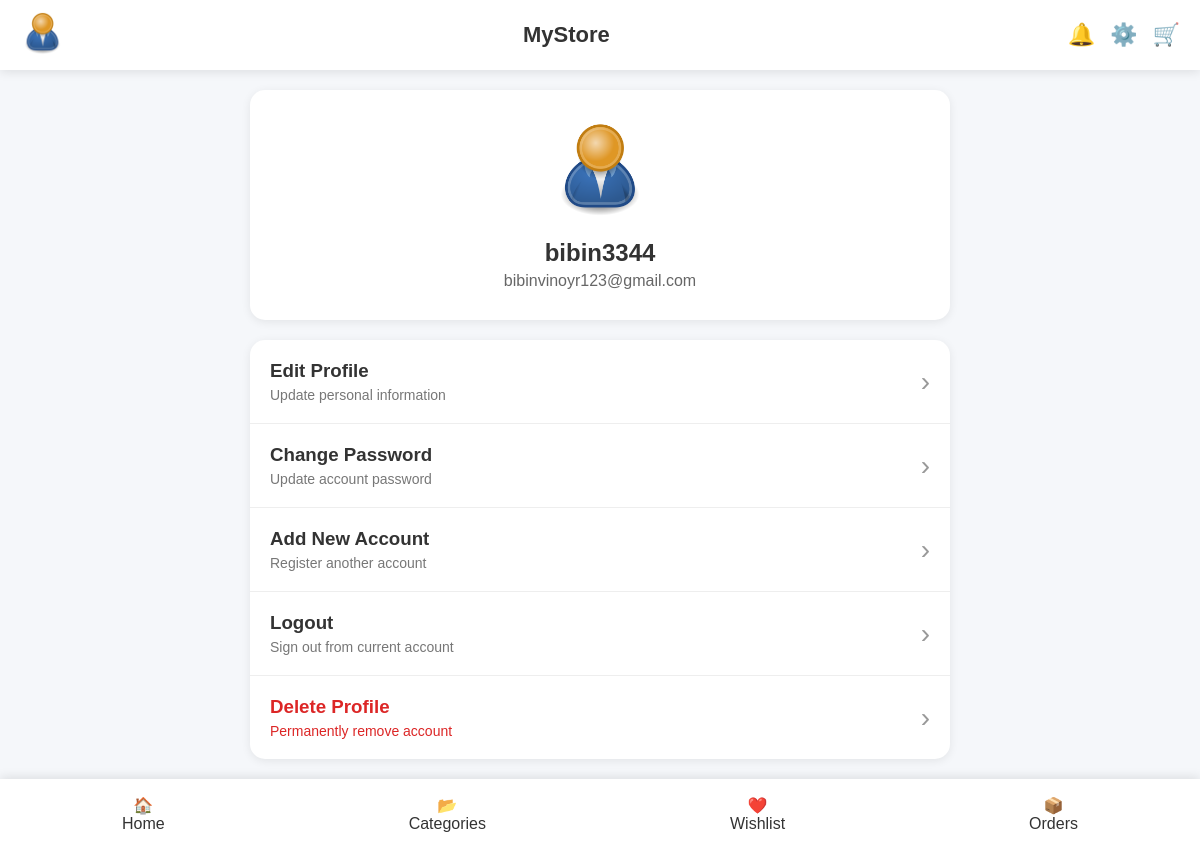
Screenshot of /account_settings/ (signed in) with the database file from the repository.
### accounts/models.py (models this page shows, shortened)
class User(AbstractUser):
    phone = models.CharField(max_length=15, blank=True)
    profile_image = models.ImageField(
        default='images/default-profile.png',
        upload_to="profiles/",
        blank=True,
        null=True
    )

### accounts/views.py (the view)
# urls.py: path('account_settings/',views.accountSettings,name='account_settings'),
@login_required(login_url='login')
def accountSettings(request):
    user=request.user
    context={'user':user}
    return render(request,'account/account_settings.html',context)

### template/account/account_settings.html (shortened to what this page needs)
{% extends 'base.html' %}
{% load static %}
{% block extra_css %}
<link rel="stylesheet" href="{% static 'css/account_settings.css' %}">
{% endblock %}
{% block content %}
<div class="settings-page">
    <div class="settings-header">
    {% if user.profile_image %}
        <img
            src="{{user.profile_image.url}}"
            alt="Profile"
            class="settings-profile-image"
        >
    {% else %}
        <img
            src="{% static 'images/default-profile.jpg' %}"
            alt="Profile"
            class="settings-profile-image"
        >
    {% endif %}
        <h2>{{user.username}}</h2>
        <p>{{user.email}}</p>
    </div>
    <div class="settings-card">
        <a href="{% url 'editProfile' %}" class="setting-item">
            <div>
                <h3>Edit Profile</h3>
                <p>Update personal information</p>
            </div>
            <span>›</span>
        </a>
        <a href="{% url 'reset_password' %}" class="setting-item">
            <div>
                <h3>Change Password</h3>
                <p>Update account password</p>
            </div>
            <span>›</span>
        </a>
        <a href="{% url 'signin' %}" class="setting-item">
            <div>
                <h3>Add New Account</h3>
                <p>Register another account</p>
            </div>
            <span>›</span>
        </a>
        <a href="{% url 'logout_confirmation' %}" class="setting-item">
            <div>
                <h3>Logout</h3>
                <p>Sign out from current account</p>
            </div>
            <span>›</span>
        </a>
        <a href="{% url 'delete_account' %}" class="setting-item danger">
            <div>
                <h3>Delete Profile</h3>
                <p>Permanently remove account</p>
            </div>
            <span>›</span>
        </a>
    </div>
</div>
{% endblock %}

### template/includes/navbar.html (shortened to what this page needs)
{% load static %}
<header class="top-navbar">
  <div class="left-section">
    {% if user.profile_image %}
    <a href="{% url 'user_profile' %}">
      <img
        src="{{ user.profile_image.url }}"
        alt="Profile"
        class="profile-image"
      />
    </a>
    {% endif %}
  </div>
  <div class="center-section">
    <h2 class="logo">MyStore</h2>
  </div>
  <div class="right-section">
    {% if user.is_authenticated %}
    <div class="notification-container">
      <button class="icon-btn">🔔</button>
    </div>
    {% endif %}
    <div class="settings-container">
      <button class="icon-btn settings-btn">⚙️</button>
    </div>
    {% if user.is_authenticated %}
    <a href="{% url 'cart:cart' %}" class="icon-btn"> 🛒 </a>
    {% endif %}
  </div>
</header>

### static/css/base.css (style rules this page uses)
* { margin: 0; padding: 0; box-sizing: border-box; }
body { font-family: Arial, sans-serif; background: #f5f7fa; color: #333; }
.top-navbar { position: fixed; top: 0; width: 100%; height: 70px; background: white; display: flex; justify-content: space-between; align-items: center; padding: 0 20px; box-shadow: 0 2px 10px rgba(0, 0, 0, 0.1); z-index: 1000; }
.profile-image { width: 45px; height: 45px; border-radius: 50%; object-fit: cover; }
.logo { font-size: 22px; }
.right-section { display: flex; gap: 15px; align-items: center; }
.icon-btn { background: none; border: none; text-decoration: none; font-size: 22px; cursor: pointer; }
.settings-container, .notification-container { position: relative; }

### static/css/account_settings.css (style rules this page uses)
.settings-page { max-width:700px; margin:auto; }
.settings-header { background:white; border-radius:15px; padding:30px; text-align:center; margin-bottom:20px; box-shadow:0 2px 10px rgba(0,0,0,.08); }
.settings-profile-image { width:100px; height:100px; border-radius:50%; object-fit:cover; margin-bottom:15px; }
.settings-header h2 { margin-bottom:5px; }
.settings-header p { color:#666; }
.settings-card { background:white; border-radius:15px; overflow:hidden; box-shadow:0 2px 10px rgba(0,0,0,.08); }
.setting-item { display:flex; justify-content:space-between; align-items:center; padding:20px; text-decoration:none; color:#333; border-bottom:1px solid #eee; transition:.3s; }
.setting-item:last-child { border-bottom:none; }
.setting-item h3 { margin-bottom:5px; }
.setting-item p { font-size:14px; color:#777; }
.setting-item span { font-size:28px; color:#999; }
.danger { color:#dc2626; }
.danger p { color:#dc2626; }

### rows the page displays
User: profile_image (placeholder picture), username "bibin3344", email "bibinvinoyr123@gmail.com"
